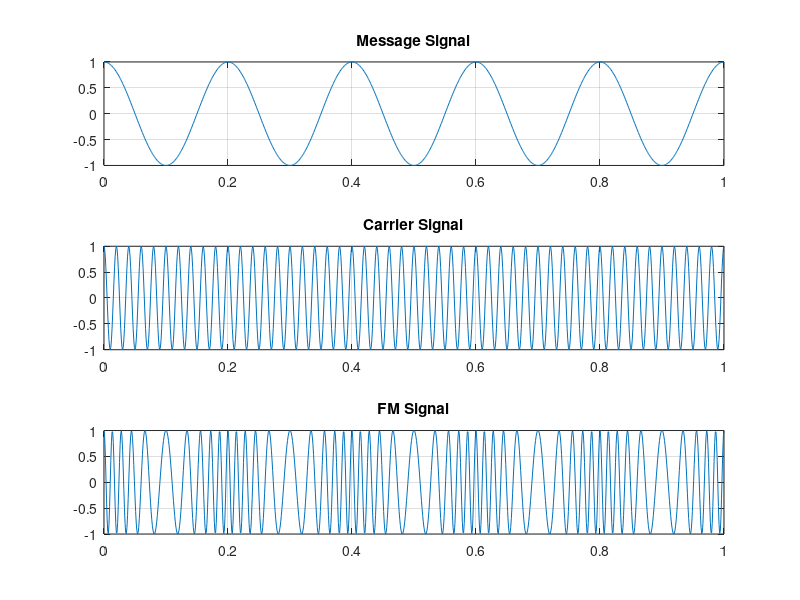

Source code (MATLAB):
clc; clear; close all

Am=1; Ac=1; fm=5; fc=50; beta=5;
fs=1000; t=0:1/fs:1;

m=Am*cos(2*pi*fm*t);
c=Ac*cos(2*pi*fc*t);
fm_sig=Ac*cos(2*pi*fc*t + beta*sin(2*pi*fm*t));

figure
subplot(3,1,1), plot(t,m), title('Message Signal'), grid on
subplot(3,1,2), plot(t,c), title('Carrier Signal'), grid on
subplot(3,1,3), plot(t,fm_sig), title('FM Signal'), grid on
